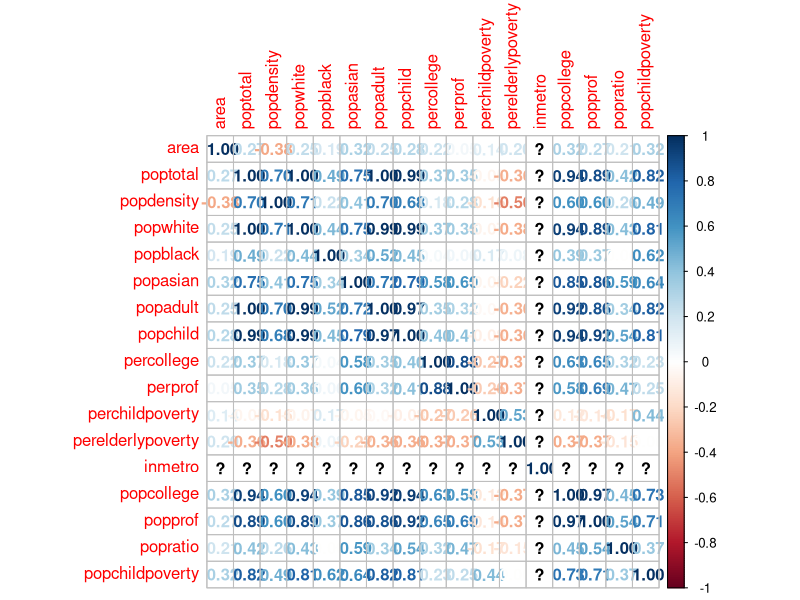
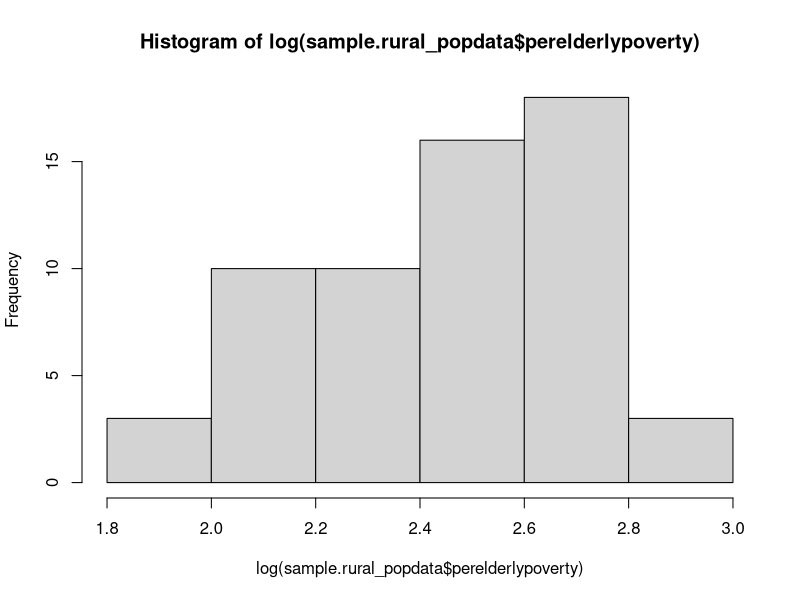
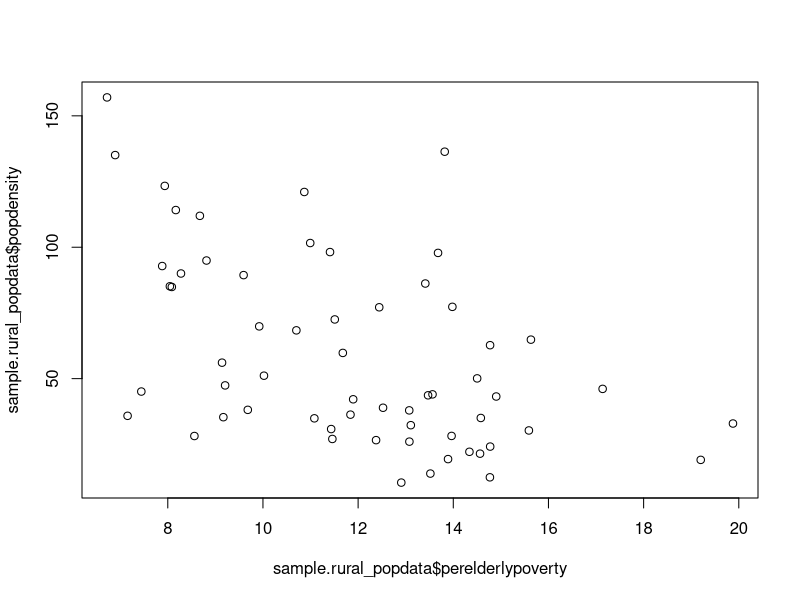
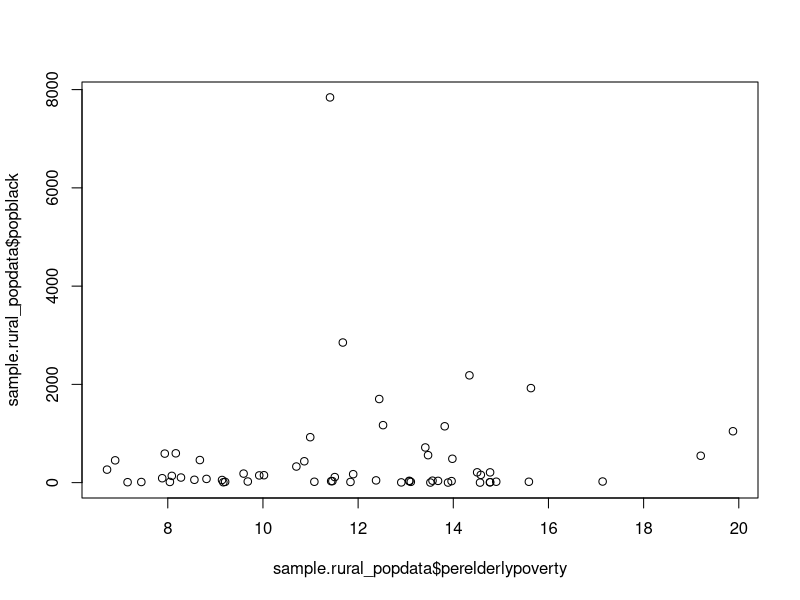
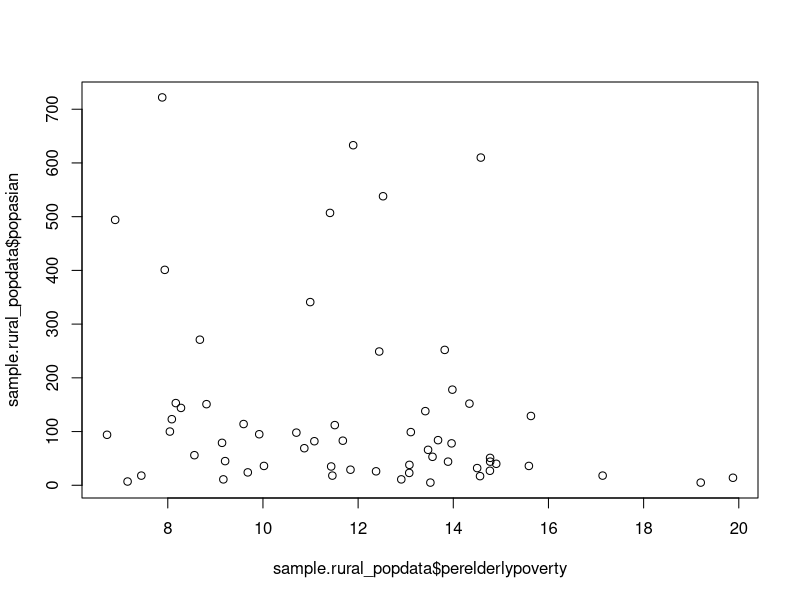
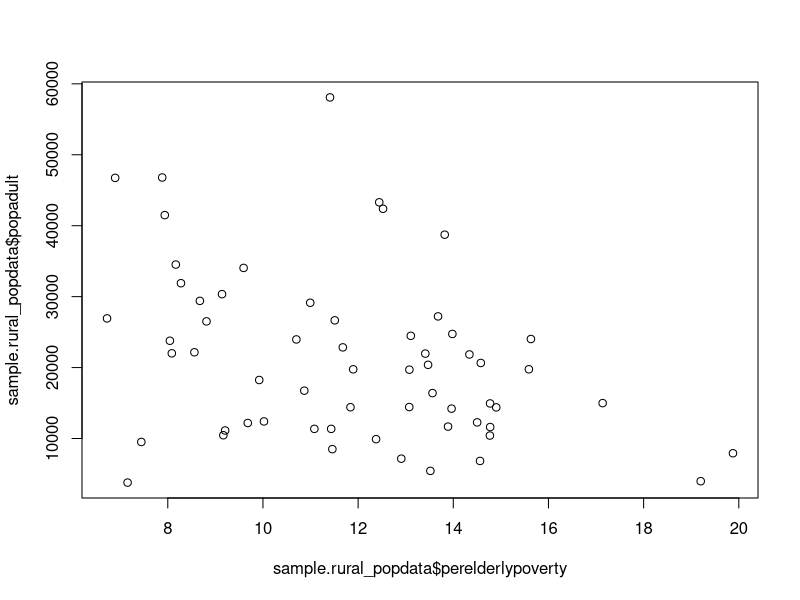
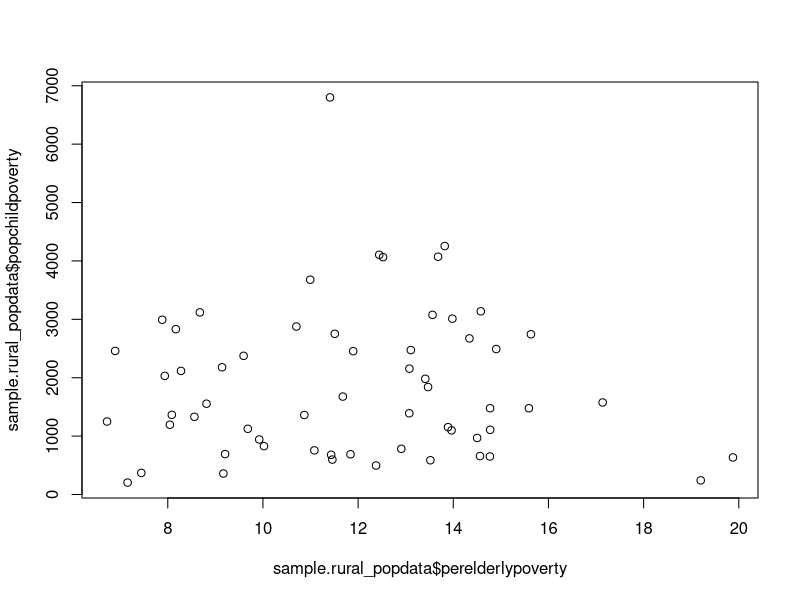
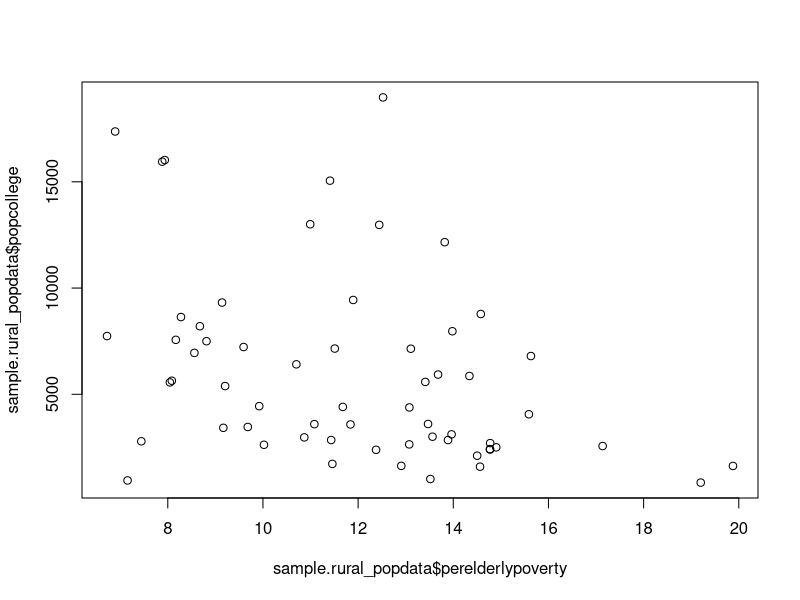

The R script that drew these images, in order:
#Importing the libraries
library(readxl)
library(car)
library(carData)
library(corrplot)
#Setting the directory
setwd("C:\\Users\\sanji\\Documents\\MS-USF\\Semester 2\\AMB\\Project")
#Loading the data
pop_data = read_excel("6304 Regression Project Data.xlsx")
#Pre-Processing of the data-calculating the variariables "popcollege"(number of population that has attended college) and "popprof"(Number of population that has professional experience)
pop_data$popcollege = (pop_data$percollege * pop_data$poptotal)/100
pop_data$popprof = (pop_data$perprof * pop_data$poptotal)/100
#Calculating Ratio of population of children to adult
pop_data$popratio = (pop_data$popchild / pop_data$popadult)
#Calculating the number of children living in poverty
pop_data$popchildpoverty = (pop_data$popchild * pop_data$perchildpoverty)/100
#Dividing the dataset into two parts : with rural counties and with metropolitian counties
rural_popdata=subset(pop_data,pop_data$inmetro==0)
metropolitian_popdata=subset(pop_data,pop_data$inmetro==1)
#Taking a random sample of 30 counties from the metro poverty data set. 
set.seed(44317266)  
sample.rural_popdata=rural_popdata[sample(1:nrow(rural_popdata),60,replace=FALSE),]
sample.metropolitian_popdata=metropolitian_popdata[sample(1:nrow(metropolitian_popdata),30,replace=FALSE),]
#Analysis of the data
#Calculating the correlation matrix and plot
x_cor<- cor(cbind(sample.rural_popdata[,4:20]))
corrplot(x_cor,method = "number")
#Applying the Linear Regression models
#Model 1-Kitchen sink model
m1<-lm(sample.rural_popdata$perelderlypoverty~sample.rural_popdata$area+sample.rural_popdata$poptotal+sample.rural_popdata$popdensity+sample.rural_popdata$popwhite+sample.rural_popdata$popblack+sample.rural_popdata$popasian+sample.rural_popdata$popadult+sample.rural_popdata$popchild+sample.rural_popdata$popcollege+sample.rural_popdata$popprof+sample.rural_popdata$popratio+sample.rural_popdata$popchildpoverty)
summary(m1)
#Model 2-Feature selection based on correlation matrix and model application
m2<-lm(sample.rural_popdata$perelderlypoverty~sample.rural_popdata$popdensity+sample.rural_popdata$popblack+sample.rural_popdata$popasian+sample.rural_popdata$popadult+sample.rural_popdata$popcollege+sample.rural_popdata$popchildpoverty)
summary(m2)
#Model 3-Normalizing the y variable by applying log transformation 
hist(log(sample.rural_popdata$perelderlypoverty))
m3<-lm(log(sample.rural_popdata$perelderlypoverty)~sample.rural_popdata$popdensity+sample.rural_popdata$popblack+sample.rural_popdata$popasian+sample.rural_popdata$popadult+sample.rural_popdata$popcollege+sample.rural_popdata$popchildpoverty)
summary(m3)
#Checking the regression assumptions for model 3
plot(sample.rural_popdata$perelderlypoverty,sample.rural_popdata$popdensity)
plot(sample.rural_popdata$perelderlypoverty,sample.rural_popdata$popblack)
plot(sample.rural_popdata$perelderlypoverty,sample.rural_popdata$popasian)
plot(sample.rural_popdata$perelderlypoverty,sample.rural_popdata$popadult)
plot(sample.rural_popdata$perelderlypoverty,sample.rural_popdata$popchildpoverty)
plot(sample.rural_popdata$perelderlypoverty,sample.rural_popdata$popcollege)
#Checking if the the model satisfies normality criteria using QQPlot
qqnorm(sample.rural_popdata$perelderlypoverty)
qqline(sample.rural_popdata$perelderlypoverty,col="red")
#Checking if the the model satisfies independance criteria 
durbinWatsonTest(m3)
#Checking if the the model satisfies linearity criteria
plot(m3)
plot(sample.rural_popdata$perelderlypoverty,m3$fitted.values )
abline(0,0,lwd=3,col="Red") 
#Checking if the the model satisfies homoskedacity criteria
plot(m3$residuals,m3$fitted.values )
abline(0,0,lwd=3,col="Red") 
#Checking if the the model satisfies multicollinearity criteria
vif(m3)
#Checking for leverages in the data
lev=hat(model.matrix(m3))
plot(lev,pch=19)
abline(3*mean(lev),0,col="red",lwd=3)
sample.rural_popdata[lev>(3*mean(lev)),2:3]
#Model 4- Removing the leverages from data
m4<-lm(log(sample.metropolitian_popdata$perelderlypoverty)~sample.metropolitian_popdata$popdensity+sample.metropolitian_popdata$popblack+sample.metropolitian_popdata$popasian+sample.metropolitian_popdata$popadult+sample.metropolitian_popdata$popcollege+sample.metropolitian_popdata$popchildpoverty)
summary(m4)
plot(m4)
durbinWatsonTest(m4)
plot(sample.metropolitian_popdata$perelderlypoverty,m4$fitted.values )
abline(0,0,lwd=3,col="Red") 